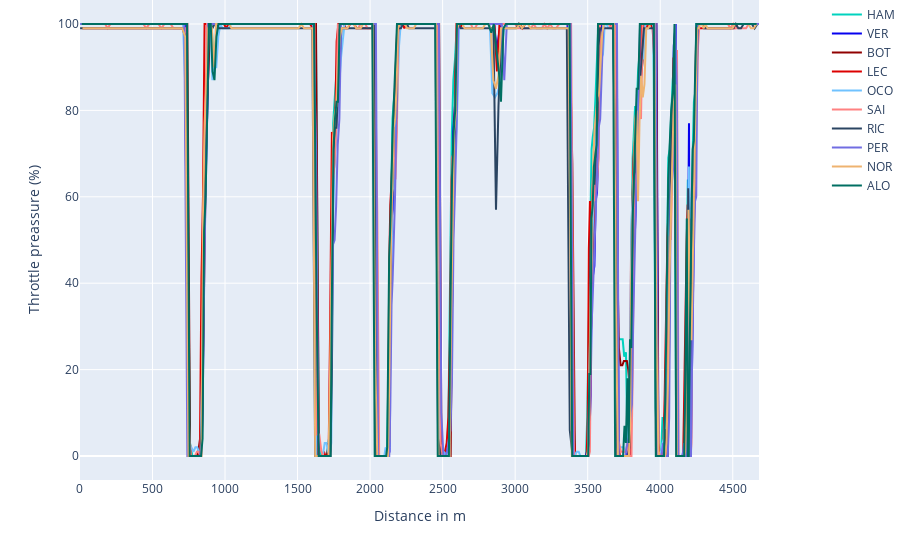

The notebook cell this image was saved under:
### Code cell
trace_d1_t = go.Scatter(x=t1['Distance'], y=t1['Throttle'], mode='lines', name=drivers[0], line=dict(color=driver_colors[driver_translate[drivers[0]]]))
trace_d2_t = go.Scatter(x=t2['Distance'], y=t2['Throttle'], mode='lines', name=drivers[1], line=dict(color=driver_colors[driver_translate[drivers[1]]]))
trace_d3_t = go.Scatter(x=t3['Distance'], y=t3['Throttle'], mode='lines', name=drivers[2], line=dict(color=driver_colors[driver_translate[drivers[2]]]))
trace_d4_t = go.Scatter(x=t4['Distance'], y=t4['Throttle'], mode='lines', name=drivers[3], line=dict(color=driver_colors[driver_translate[drivers[3]]]))
trace_d5_t = go.Scatter(x=t5['Distance'], y=t5['Throttle'], mode='lines', name=drivers[4], line=dict(color=driver_colors[driver_translate[drivers[4]]]))
trace_d6_t = go.Scatter(x=t6['Distance'], y=t6['Throttle'], mode='lines', name=drivers[5], line=dict(color=driver_colors[driver_translate[drivers[5]]]))
trace_d7_t = go.Scatter(x=t7['Distance'], y=t7['Throttle'], mode='lines', name=drivers[6], line=dict(color=driver_colors[driver_translate[drivers[6]]]))
trace_d8_t = go.Scatter(x=t8['Distance'], y=t8['Throttle'], mode='lines', name=drivers[7], line=dict(color=driver_colors[driver_translate[drivers[7]]]))
trace_d9_t = go.Scatter(x=t9['Distance'], y=t9['Throttle'], mode='lines', name=drivers[8], line=dict(color=driver_colors[driver_translate[drivers[8]]]))
trace_d10_t = go.Scatter(x=t10['Distance'], y=t10['Throttle'], mode='lines', name=drivers[9], line=dict(color=driver_colors[driver_translate[drivers[9]]]))

layout = go.Layout(
    xaxis=dict(title='Distance in m'),
    yaxis=dict(title='Throttle preassure (%)'),
    legend=dict(x=1.1, y=1),
    margin=dict(t=0)
)

data_t = [trace_d1_t, trace_d2_t, trace_d3_t, trace_d4_t, trace_d5_t, trace_d6_t, trace_d7_t, trace_d8_t, trace_d9_t, trace_d10_t]

fig = go.Figure(data=data_t, layout=layout)

fig.show()

### Figure 1 — Plotly figure (JSON) as saved in the notebook; plotly's stock layout.template omitted (floating-point values rounded to 4 significant figures; data arrays with more than 128 entries replaced by an {"elided": "..."} marker saying what was removed)
{"data": [{"line": {"color": "#00d2be"}, "mode": "lines", "name": "HAM", "type": "scatter", "x": {"elided": "319 float values"}, "y": {"elided": "319 int values"}}, {"line": {"color": "#0600ef"}, "mode": "lines", "name": "VER", "type": "scatter", "x": {"elided": "320 float values"}, "y": {"elided": "320 int values"}}, {"line": {"color": "#900000"}, "mode": "lines", "name": "BOT", "type": "scatter", "x": {"elided": "319 float values"}, "y": {"elided": "319 int values"}}, {"line": {"color": "#dc0000"}, "mode": "lines", "name": "LEC", "type": "scatter", "x": {"elided": "322 float values"}, "y": {"elided": "322 int values"}}, {"line": {"color": "#70c2ff"}, "mode": "lines", "name": "OCO", "type": "scatter", "x": {"elided": "323 float values"}, "y": {"elided": "323 int values"}}, {"line": {"color": "#ff8181"}, "mode": "lines", "name": "SAI", "type": "scatter", "x": {"elided": "322 float values"}, "y": {"elided": "322 int values"}}, {"line": {"color": "#2b4562"}, "mode": "lines", "name": "RIC", "type": "scatter", "x": {"elided": "323 float values"}, "y": {"elided": "323 int values"}}, {"line": {"color": "#716de2"}, "mode": "lines", "name": "PER", "type": "scatter", "x": {"elided": "324 float values"}, "y": {"elided": "324 int values"}}, {"line": {"color": "#eeb370"}, "mode": "lines", "name": "NOR", "type": "scatter", "x": {"elided": "321 float values"}, "y": {"elided": "321 int values"}}, {"line": {"color": "#006f62"}, "mode": "lines", "name": "ALO", "type": "scatter", "x": {"elided": "324 float values"}, "y": {"elided": "324 int values"}}], "layout": {"legend": {"x": 1.1, "y": 1}, "margin": {"t": 0}, "xaxis": {"title": {"text": "Distance in m"}}, "yaxis": {"title": {"text": "Throttle preassure (%)"}}}}
